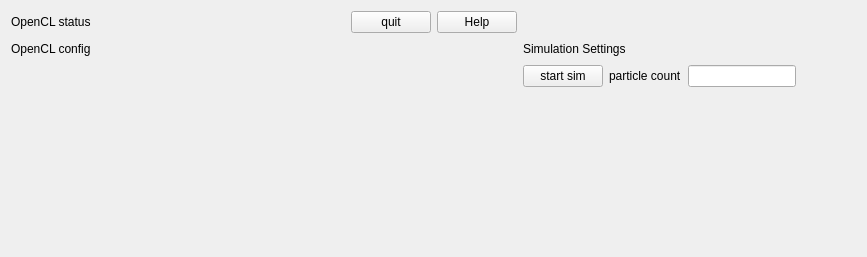
<?xml version="1.0" encoding="UTF-8"?>
<ui version="4.0">
 <class>MainWindow</class>
 <widget class="QMainWindow" name="MainWindow">
  <property name="geometry">
   <rect>
    <x>0</x>
    <y>0</y>
    <width>867</width>
    <height>257</height>
   </rect>
  </property>
  <property name="windowTitle">
   <string>MainWindow</string>
  </property>
  <widget class="QWidget" name="centralWidget">
   <layout class="QGridLayout" name="gridLayout">
    <item row="0" column="2">
     <spacer name="horizontalSpacer_2">
      <property name="orientation">
       <enum>Qt::Horizontal</enum>
      </property>
      <property name="sizeHint" stdset="0">
       <size>
        <width>331</width>
        <height>20</height>
       </size>
      </property>
     </spacer>
    </item>
    <item row="0" column="0">
     <layout class="QHBoxLayout" name="statusLayout">
      <item>
       <widget class="QLabel" name="platform">
        <property name="text">
         <string>OpenCL status</string>
        </property>
       </widget>
      </item>
      <item>
       <spacer name="horizontalSpacer">
        <property name="orientation">
         <enum>Qt::Horizontal</enum>
        </property>
        <property name="sizeHint" stdset="0">
         <size>
          <width>40</width>
          <height>20</height>
         </size>
        </property>
       </spacer>
      </item>
     </layout>
    </item>
    <item row="1" column="0" colspan="2">
     <layout class="QVBoxLayout" name="deviceLayout">
      <item>
       <layout class="QHBoxLayout" name="horizontalLayout_7">
        <item>
         <widget class="QLabel" name="label_3">
          <property name="text">
           <string>OpenCL config</string>
          </property>
         </widget>
        </item>
        <item>
         <spacer name="horizontalSpacer_6">
          <property name="orientation">
           <enum>Qt::Horizontal</enum>
          </property>
          <property name="sizeHint" stdset="0">
           <size>
            <width>40</width>
            <height>20</height>
           </size>
          </property>
         </spacer>
        </item>
       </layout>
      </item>
      <item>
       <spacer name="horizontalSpacer_3">
        <property name="orientation">
         <enum>Qt::Horizontal</enum>
        </property>
        <property name="sizeHint" stdset="0">
         <size>
          <width>40</width>
          <height>20</height>
         </size>
        </property>
       </spacer>
      </item>
      <item>
       <spacer name="verticalSpacer">
        <property name="orientation">
         <enum>Qt::Vertical</enum>
        </property>
        <property name="sizeHint" stdset="0">
         <size>
          <width>20</width>
          <height>40</height>
         </size>
        </property>
       </spacer>
      </item>
     </layout>
    </item>
    <item row="2" column="0" colspan="3">
     <layout class="QHBoxLayout" name="horizontalLayout_8">
      <property name="spacing">
       <number>12</number>
      </property>
      <property name="leftMargin">
       <number>6</number>
      </property>
      <property name="topMargin">
       <number>10</number>
      </property>
      <property name="rightMargin">
       <number>5</number>
      </property>
      <property name="bottomMargin">
       <number>7</number>
      </property>
      <item>
       <spacer name="verticalSpacer_3">
        <property name="orientation">
         <enum>Qt::Vertical</enum>
        </property>
        <property name="sizeHint" stdset="0">
         <size>
          <width>20</width>
          <height>40</height>
         </size>
        </property>
       </spacer>
      </item>
     </layout>
    </item>
    <item row="1" column="2">
     <layout class="QVBoxLayout" name="simSetting">
      <item>
       <layout class="QHBoxLayout" name="simStatus">
        <item>
         <widget class="QLabel" name="simSetting_2">
          <property name="text">
           <string>Simulation Settings</string>
          </property>
         </widget>
        </item>
        <item>
         <spacer name="horizontalSpacer_5">
          <property name="orientation">
           <enum>Qt::Horizontal</enum>
          </property>
          <property name="sizeHint" stdset="0">
           <size>
            <width>40</width>
            <height>20</height>
           </size>
          </property>
         </spacer>
        </item>
       </layout>
      </item>
      <item>
       <layout class="QHBoxLayout" name="horizontalLayout_3">
        <item>
         <widget class="QPushButton" name="startSim">
          <property name="text">
           <string>start sim</string>
          </property>
         </widget>
        </item>
        <item>
         <widget class="QLabel" name="label">
          <property name="text">
           <string>particle count</string>
          </property>
         </widget>
        </item>
        <item>
         <widget class="QLineEdit" name="particleCount">
          <property name="maxLength">
           <number>9</number>
          </property>
         </widget>
        </item>
        <item>
         <spacer name="horizontalSpacer_7">
          <property name="orientation">
           <enum>Qt::Horizontal</enum>
          </property>
          <property name="sizeHint" stdset="0">
           <size>
            <width>40</width>
            <height>20</height>
           </size>
          </property>
         </spacer>
        </item>
       </layout>
      </item>
      <item>
       <spacer name="horizontalSpacer_4">
        <property name="orientation">
         <enum>Qt::Horizontal</enum>
        </property>
        <property name="sizeHint" stdset="0">
         <size>
          <width>40</width>
          <height>20</height>
         </size>
        </property>
       </spacer>
      </item>
      <item>
       <spacer name="verticalSpacer_2">
        <property name="orientation">
         <enum>Qt::Vertical</enum>
        </property>
        <property name="sizeHint" stdset="0">
         <size>
          <width>20</width>
          <height>40</height>
         </size>
        </property>
       </spacer>
      </item>
     </layout>
    </item>
    <item row="0" column="1">
     <layout class="QHBoxLayout" name="horizontalLayout">
      <item>
       <widget class="QPushButton" name="quit">
        <property name="text">
         <string>quit</string>
        </property>
       </widget>
      </item>
      <item>
       <widget class="QPushButton" name="helpButton">
        <property name="text">
         <string>Help</string>
        </property>
       </widget>
      </item>
     </layout>
    </item>
   </layout>
  </widget>
 </widget>
 <layoutdefault spacing="6" margin="11"/>
 <resources/>
 <connections/>
</ui>
